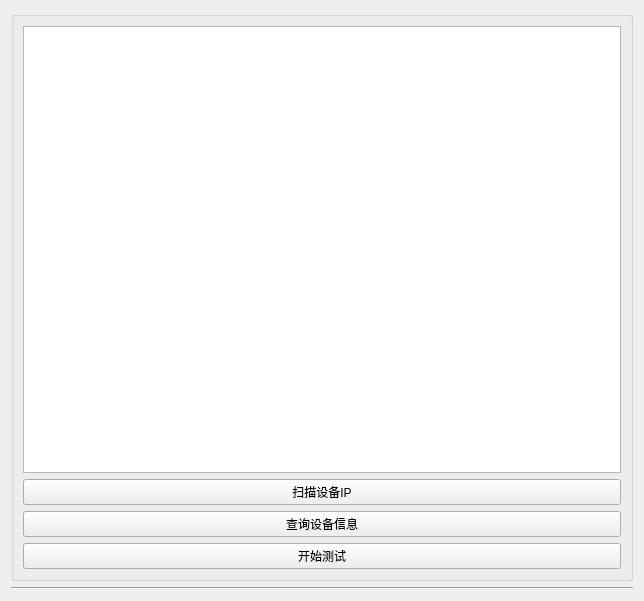
<?xml version="1.0" encoding="UTF-8"?>
<ui version="4.0">
 <class>Form</class>
 <widget class="QWidget" name="Form">
  <property name="geometry">
   <rect>
    <x>0</x>
    <y>0</y>
    <width>644</width>
    <height>601</height>
   </rect>
  </property>
  <property name="windowTitle">
   <string>Form</string>
  </property>
  <layout class="QVBoxLayout" name="verticalLayout_2">
   <item>
    <widget class="QGroupBox" name="groupBox">
     <property name="title">
      <string/>
     </property>
     <layout class="QVBoxLayout" name="verticalLayout_3">
      <item>
       <layout class="QVBoxLayout" name="verticalLayout">
        <item>
         <widget class="QTextBrowser" name="textBrowser"/>
        </item>
        <item>
         <widget class="QPushButton" name="scanButton">
          <property name="text">
           <string>扫描设备IP</string>
          </property>
         </widget>
        </item>
        <item>
         <widget class="QPushButton" name="devButton">
          <property name="text">
           <string>查询设备信息</string>
          </property>
         </widget>
        </item>
        <item>
         <widget class="QPushButton" name="goButton">
          <property name="text">
           <string>开始测试</string>
          </property>
         </widget>
        </item>
       </layout>
      </item>
     </layout>
    </widget>
   </item>
   <item>
    <widget class="Line" name="line">
     <property name="orientation">
      <enum>Qt::Horizontal</enum>
     </property>
    </widget>
   </item>
  </layout>
 </widget>
 <resources/>
 <connections/>
</ui>
